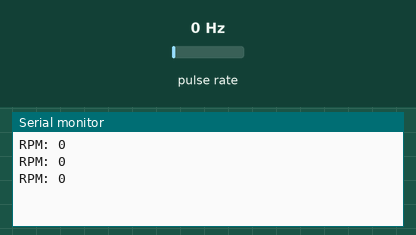
The sketch below on a simulated Arduino Uno, built with avr-gcc and run on an emulated ATmega328P. On the bench: the last lines printed to the serial monitor. Wiring (inferred from the names in the program): pulse sensor: data pin 2. The test bench sets the inputs (shaded band); at power-on: pulse rate 0 Hz.

Above: at 3.2 s.
3.3 s: pulse rate (sensor on pin 2) set to 4 Hz
At 3.9 s:
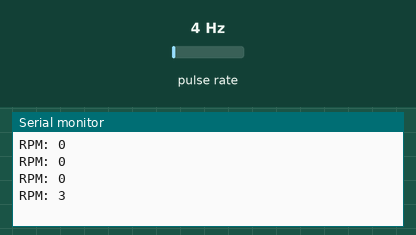
4.8 s: pulse rate (sensor on pin 2) set to 50 Hz
At 4.8 s:
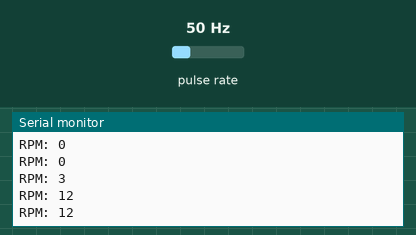
Timing chart, 0 to 7.8 s (numbered marks = the images above; inputs shaded):
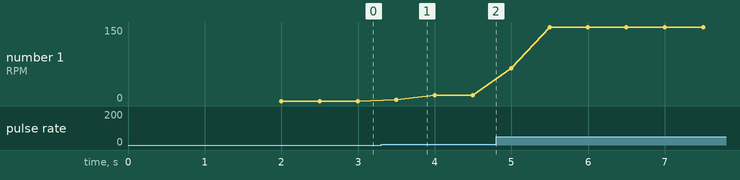

Measured:
- after the input at 3.3 s, the serial monitor: prints a new line after 0.20 s (image 1)
- plotted number 1: 0 → 12 after the input at 3.3 s, 12 → 150 after the input at 4.8 s

The sketch:

Encoder_code.ino
```cpp
//==========================================================================
//  Author      : Ng Kwang Chen @ MYBOTIC www.mybotic.com.my
//  Project     : RPM Calculator with LCD
//  Date        : 3 Dec 2017
//==========================================================================
#define ENCODER_PIN 2
#define RESOLUTION 40

unsigned long gulCount = 0;

unsigned long gulStart_Timer = 0;
unsigned short gusChange = 0;
unsigned long gulStart_Read_Timer = 0;
short gsRPM = 0;

void setup()
{
  // put your setup code here, to run once:

  Serial.print("Angular Velocity");
  Serial.print("    Project");
  delay(2000);

  attachInterrupt(digitalPinToInterrupt(ENCODER_PIN), COUNT, CHANGE);

  Serial.begin(9600);
}

void loop()
{
  // put your main code here, to run repeatedly:
  if((millis() - gulStart_Read_Timer) >= 500)
  {
    gsRPM = usRead_RPM();

    if(gsRPM >= 300)
    {
      gsRPM = gsRPM - 230;
    }
    Serial.print("RPM: ");
    Serial.println(gsRPM);
    gulStart_Read_Timer = millis();
  }
}

short usRead_RPM(void)
{
  unsigned long ulRPM = 0;
  unsigned long ulTimeDif = 0;

  detachInterrupt(digitalPinToInterrupt(ENCODER_PIN));

  ulTimeDif = millis() - gulStart_Timer;
  ulRPM = 60000*gulCount;
  ulRPM = ulRPM/ulTimeDif;
  ulRPM = ulRPM/RESOLUTION;
  //usRPM = ((60*1000*gulCount)/ulTimeDif)/RESOLUTION;

  gulCount = 0;
  gulStart_Timer = millis();
  attachInterrupt(digitalPinToInterrupt(ENCODER_PIN), COUNT, CHANGE);

  return (short)ulRPM;
}

void COUNT(void)
{
  gulCount++;
  gusChange = 1;
}
```
